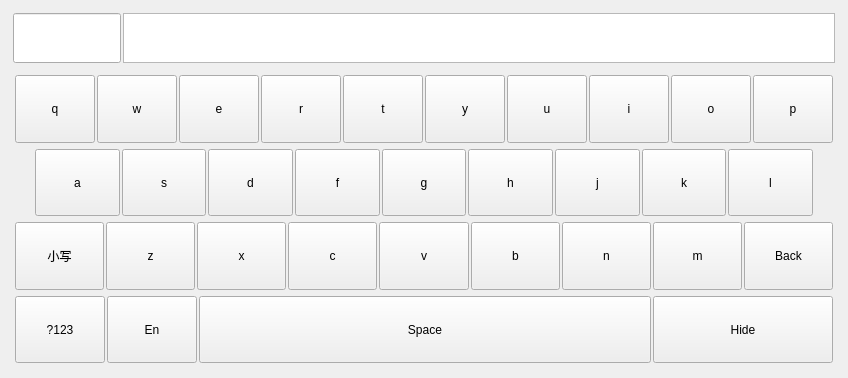
<?xml version="1.0" encoding="UTF-8"?>
<ui version="4.0">
 <class>KeyBoard</class>
 <widget class="QWidget" name="KeyBoard">
  <property name="geometry">
   <rect>
    <x>0</x>
    <y>0</y>
    <width>794</width>
    <height>378</height>
   </rect>
  </property>
  <property name="windowTitle">
   <string>Form</string>
  </property>
  <property name="styleSheet">
   <string notr="true"/>
  </property>
  <layout class="QGridLayout" name="gridLayout">
   <item row="0" column="0">
    <widget class="QWidget" name="widget_chinese" native="true">
     <property name="sizePolicy">
      <sizepolicy hsizetype="Expanding" vsizetype="Fixed">
       <horstretch>0</horstretch>
       <verstretch>0</verstretch>
      </sizepolicy>
     </property>
     <layout class="QHBoxLayout" name="horizontalLayout_5" stretch="1,5">
      <property name="spacing">
       <number>2</number>
      </property>
      <property name="leftMargin">
       <number>2</number>
      </property>
      <property name="topMargin">
       <number>2</number>
      </property>
      <property name="rightMargin">
       <number>2</number>
      </property>
      <property name="bottomMargin">
       <number>2</number>
      </property>
      <item>
       <widget class="QLineEdit" name="lineEdit_textinput">
        <property name="sizePolicy">
         <sizepolicy hsizetype="Fixed" vsizetype="Fixed">
          <horstretch>50</horstretch>
          <verstretch>50</verstretch>
         </sizepolicy>
        </property>
        <property name="maximumSize">
         <size>
          <width>16777215</width>
          <height>50</height>
         </size>
        </property>
        <property name="readOnly">
         <bool>true</bool>
        </property>
       </widget>
      </item>
      <item>
       <widget class="QListWidget" name="listWidget">
        <property name="sizePolicy">
         <sizepolicy hsizetype="Expanding" vsizetype="Fixed">
          <horstretch>0</horstretch>
          <verstretch>50</verstretch>
         </sizepolicy>
        </property>
        <property name="minimumSize">
         <size>
          <width>0</width>
          <height>50</height>
         </size>
        </property>
        <property name="maximumSize">
         <size>
          <width>16777215</width>
          <height>50</height>
         </size>
        </property>
       </widget>
      </item>
     </layout>
    </widget>
   </item>
   <item row="1" column="0">
    <widget class="QWidget" name="widget_5" native="true">
     <property name="styleSheet">
      <string notr="true"/>
     </property>
     <layout class="QVBoxLayout" name="verticalLayout">
      <property name="spacing">
       <number>2</number>
      </property>
      <property name="leftMargin">
       <number>2</number>
      </property>
      <property name="topMargin">
       <number>2</number>
      </property>
      <property name="rightMargin">
       <number>2</number>
      </property>
      <property name="bottomMargin">
       <number>2</number>
      </property>
      <item>
       <widget class="QWidget" name="widget" native="true">
        <layout class="QHBoxLayout" name="horizontalLayout">
         <property name="spacing">
          <number>2</number>
         </property>
         <property name="leftMargin">
          <number>2</number>
         </property>
         <property name="topMargin">
          <number>2</number>
         </property>
         <property name="rightMargin">
          <number>2</number>
         </property>
         <property name="bottomMargin">
          <number>2</number>
         </property>
         <item>
          <widget class="KeyButton" name="pushButton_q">
           <property name="sizePolicy">
            <sizepolicy hsizetype="Preferred" vsizetype="Preferred">
             <horstretch>0</horstretch>
             <verstretch>0</verstretch>
            </sizepolicy>
           </property>
           <property name="text">
            <string>q</string>
           </property>
          </widget>
         </item>
         <item>
          <widget class="KeyButton" name="pushButton_w">
           <property name="sizePolicy">
            <sizepolicy hsizetype="Preferred" vsizetype="Preferred">
             <horstretch>0</horstretch>
             <verstretch>0</verstretch>
            </sizepolicy>
           </property>
           <property name="text">
            <string>w</string>
           </property>
          </widget>
         </item>
         <item>
          <widget class="KeyButton" name="pushButton_e">
           <property name="sizePolicy">
            <sizepolicy hsizetype="Preferred" vsizetype="Preferred">
             <horstretch>0</horstretch>
             <verstretch>0</verstretch>
            </sizepolicy>
           </property>
           <property name="text">
            <string>e</string>
           </property>
          </widget>
         </item>
         <item>
          <widget class="KeyButton" name="pushButton_r">
           <property name="sizePolicy">
            <sizepolicy hsizetype="Preferred" vsizetype="Preferred">
             <horstretch>0</horstretch>
             <verstretch>0</verstretch>
            </sizepolicy>
           </property>
           <property name="text">
            <string>r</string>
           </property>
          </widget>
         </item>
         <item>
          <widget class="KeyButton" name="pushButton_t">
           <property name="sizePolicy">
            <sizepolicy hsizetype="Preferred" vsizetype="Preferred">
             <horstretch>0</horstretch>
             <verstretch>0</verstretch>
            </sizepolicy>
           </property>
           <property name="text">
            <string>t</string>
           </property>
          </widget>
         </item>
         <item>
          <widget class="KeyButton" name="pushButton_y">
           <property name="sizePolicy">
            <sizepolicy hsizetype="Preferred" vsizetype="Preferred">
             <horstretch>0</horstretch>
             <verstretch>0</verstretch>
            </sizepolicy>
           </property>
           <property name="text">
            <string>y</string>
           </property>
          </widget>
         </item>
         <item>
          <widget class="KeyButton" name="pushButton_u">
           <property name="sizePolicy">
            <sizepolicy hsizetype="Preferred" vsizetype="Preferred">
             <horstretch>0</horstretch>
             <verstretch>0</verstretch>
            </sizepolicy>
           </property>
           <property name="text">
            <string>u</string>
           </property>
          </widget>
         </item>
         <item>
          <widget class="KeyButton" name="pushButton_i">
           <property name="sizePolicy">
            <sizepolicy hsizetype="Preferred" vsizetype="Preferred">
             <horstretch>0</horstretch>
             <verstretch>0</verstretch>
            </sizepolicy>
           </property>
           <property name="text">
            <string>i</string>
           </property>
          </widget>
         </item>
         <item>
          <widget class="KeyButton" name="pushButton_o">
           <property name="sizePolicy">
            <sizepolicy hsizetype="Preferred" vsizetype="Preferred">
             <horstretch>0</horstretch>
             <verstretch>0</verstretch>
            </sizepolicy>
           </property>
           <property name="text">
            <string>o</string>
           </property>
          </widget>
         </item>
         <item>
          <widget class="KeyButton" name="pushButton_p">
           <property name="sizePolicy">
            <sizepolicy hsizetype="Preferred" vsizetype="Preferred">
             <horstretch>0</horstretch>
             <verstretch>0</verstretch>
            </sizepolicy>
           </property>
           <property name="text">
            <string>p</string>
           </property>
          </widget>
         </item>
        </layout>
       </widget>
      </item>
      <item>
       <widget class="QWidget" name="widget_2" native="true">
        <layout class="QHBoxLayout" name="horizontalLayout_2">
         <property name="spacing">
          <number>2</number>
         </property>
         <property name="leftMargin">
          <number>2</number>
         </property>
         <property name="topMargin">
          <number>2</number>
         </property>
         <property name="rightMargin">
          <number>2</number>
         </property>
         <property name="bottomMargin">
          <number>2</number>
         </property>
         <item>
          <spacer name="horizontalSpacer">
           <property name="orientation">
            <enum>Qt::Horizontal</enum>
           </property>
           <property name="sizeType">
            <enum>QSizePolicy::Fixed</enum>
           </property>
           <property name="sizeHint" stdset="0">
            <size>
             <width>20</width>
             <height>20</height>
            </size>
           </property>
          </spacer>
         </item>
         <item>
          <widget class="KeyButton" name="pushButton_a">
           <property name="sizePolicy">
            <sizepolicy hsizetype="Preferred" vsizetype="Preferred">
             <horstretch>0</horstretch>
             <verstretch>0</verstretch>
            </sizepolicy>
           </property>
           <property name="text">
            <string>a</string>
           </property>
          </widget>
         </item>
         <item>
          <widget class="KeyButton" name="pushButton_s">
           <property name="sizePolicy">
            <sizepolicy hsizetype="Preferred" vsizetype="Preferred">
             <horstretch>0</horstretch>
             <verstretch>0</verstretch>
            </sizepolicy>
           </property>
           <property name="text">
            <string>s</string>
           </property>
          </widget>
         </item>
         <item>
          <widget class="KeyButton" name="pushButton_d">
           <property name="sizePolicy">
            <sizepolicy hsizetype="Preferred" vsizetype="Preferred">
             <horstretch>0</horstretch>
             <verstretch>0</verstretch>
            </sizepolicy>
           </property>
           <property name="text">
            <string>d</string>
           </property>
          </widget>
         </item>
         <item>
          <widget class="KeyButton" name="pushButton_f">
           <property name="sizePolicy">
            <sizepolicy hsizetype="Preferred" vsizetype="Preferred">
             <horstretch>0</horstretch>
             <verstretch>0</verstretch>
            </sizepolicy>
           </property>
           <property name="text">
            <string>f</string>
           </property>
          </widget>
         </item>
         <item>
          <widget class="KeyButton" name="pushButton_g">
           <property name="sizePolicy">
            <sizepolicy hsizetype="Preferred" vsizetype="Preferred">
             <horstretch>0</horstretch>
             <verstretch>0</verstretch>
            </sizepolicy>
           </property>
           <property name="styleSheet">
            <string notr="true"/>
           </property>
           <property name="text">
            <string>g</string>
           </property>
          </widget>
         </item>
         <item>
          <widget class="KeyButton" name="pushButton_h">
           <property name="sizePolicy">
            <sizepolicy hsizetype="Preferred" vsizetype="Preferred">
             <horstretch>0</horstretch>
             <verstretch>0</verstretch>
            </sizepolicy>
           </property>
           <property name="text">
            <string>h</string>
           </property>
          </widget>
         </item>
         <item>
          <widget class="KeyButton" name="pushButton_j">
           <property name="sizePolicy">
            <sizepolicy hsizetype="Preferred" vsizetype="Preferred">
             <horstretch>0</horstretch>
             <verstretch>0</verstretch>
            </sizepolicy>
           </property>
           <property name="text">
            <string>j</string>
           </property>
          </widget>
         </item>
         <item>
          <widget class="KeyButton" name="pushButton_k">
           <property name="sizePolicy">
            <sizepolicy hsizetype="Preferred" vsizetype="Preferred">
             <horstretch>0</horstretch>
             <verstretch>0</verstretch>
            </sizepolicy>
           </property>
           <property name="text">
            <string>k</string>
           </property>
          </widget>
         </item>
         <item>
          <widget class="KeyButton" name="pushButton_l">
           <property name="sizePolicy">
            <sizepolicy hsizetype="Preferred" vsizetype="Preferred">
             <horstretch>0</horstretch>
             <verstretch>0</verstretch>
            </sizepolicy>
           </property>
           <property name="text">
            <string>l</string>
           </property>
          </widget>
         </item>
         <item>
          <spacer name="horizontalSpacer_2">
           <property name="orientation">
            <enum>Qt::Horizontal</enum>
           </property>
           <property name="sizeType">
            <enum>QSizePolicy::Fixed</enum>
           </property>
           <property name="sizeHint" stdset="0">
            <size>
             <width>20</width>
             <height>20</height>
            </size>
           </property>
          </spacer>
         </item>
        </layout>
       </widget>
      </item>
      <item>
       <widget class="QWidget" name="widget_3" native="true">
        <layout class="QHBoxLayout" name="horizontalLayout_3">
         <property name="spacing">
          <number>2</number>
         </property>
         <property name="leftMargin">
          <number>2</number>
         </property>
         <property name="topMargin">
          <number>2</number>
         </property>
         <property name="rightMargin">
          <number>2</number>
         </property>
         <property name="bottomMargin">
          <number>2</number>
         </property>
         <item>
          <widget class="KeyButton" name="pushButton_shift">
           <property name="sizePolicy">
            <sizepolicy hsizetype="Preferred" vsizetype="Preferred">
             <horstretch>0</horstretch>
             <verstretch>0</verstretch>
            </sizepolicy>
           </property>
           <property name="text">
            <string>小写</string>
           </property>
          </widget>
         </item>
         <item>
          <widget class="KeyButton" name="pushButton_z">
           <property name="sizePolicy">
            <sizepolicy hsizetype="Preferred" vsizetype="Preferred">
             <horstretch>0</horstretch>
             <verstretch>0</verstretch>
            </sizepolicy>
           </property>
           <property name="text">
            <string>z</string>
           </property>
          </widget>
         </item>
         <item>
          <widget class="KeyButton" name="pushButton_x">
           <property name="sizePolicy">
            <sizepolicy hsizetype="Preferred" vsizetype="Preferred">
             <horstretch>0</horstretch>
             <verstretch>0</verstretch>
            </sizepolicy>
           </property>
           <property name="text">
            <string>x</string>
           </property>
          </widget>
         </item>
         <item>
          <widget class="KeyButton" name="pushButton_c">
           <property name="sizePolicy">
            <sizepolicy hsizetype="Preferred" vsizetype="Preferred">
             <horstretch>0</horstretch>
             <verstretch>0</verstretch>
            </sizepolicy>
           </property>
           <property name="text">
            <string>c</string>
           </property>
          </widget>
         </item>
         <item>
          <widget class="KeyButton" name="pushButton_v">
           <property name="sizePolicy">
            <sizepolicy hsizetype="Preferred" vsizetype="Preferred">
             <horstretch>0</horstretch>
             <verstretch>0</verstretch>
            </sizepolicy>
           </property>
           <property name="text">
            <string>v</string>
           </property>
          </widget>
         </item>
         <item>
          <widget class="KeyButton" name="pushButton_b">
           <property name="sizePolicy">
            <sizepolicy hsizetype="Preferred" vsizetype="Preferred">
             <horstretch>0</horstretch>
             <verstretch>0</verstretch>
            </sizepolicy>
           </property>
           <property name="text">
            <string>b</string>
           </property>
          </widget>
         </item>
         <item>
          <widget class="KeyButton" name="pushButton_n">
           <property name="sizePolicy">
            <sizepolicy hsizetype="Preferred" vsizetype="Preferred">
             <horstretch>0</horstretch>
             <verstretch>0</verstretch>
            </sizepolicy>
           </property>
           <property name="text">
            <string>n</string>
           </property>
          </widget>
         </item>
         <item>
          <widget class="KeyButton" name="pushButton_m">
           <property name="sizePolicy">
            <sizepolicy hsizetype="Preferred" vsizetype="Preferred">
             <horstretch>0</horstretch>
             <verstretch>0</verstretch>
            </sizepolicy>
           </property>
           <property name="text">
            <string>m</string>
           </property>
          </widget>
         </item>
         <item>
          <widget class="KeyButton" name="pushButton_back">
           <property name="sizePolicy">
            <sizepolicy hsizetype="Preferred" vsizetype="Preferred">
             <horstretch>0</horstretch>
             <verstretch>0</verstretch>
            </sizepolicy>
           </property>
           <property name="text">
            <string>Back</string>
           </property>
          </widget>
         </item>
        </layout>
       </widget>
      </item>
      <item>
       <widget class="QWidget" name="widget_4" native="true">
        <layout class="QHBoxLayout" name="horizontalLayout_4" stretch="1,1,5,2">
         <property name="spacing">
          <number>2</number>
         </property>
         <property name="leftMargin">
          <number>2</number>
         </property>
         <property name="topMargin">
          <number>2</number>
         </property>
         <property name="rightMargin">
          <number>2</number>
         </property>
         <property name="bottomMargin">
          <number>2</number>
         </property>
         <item>
          <widget class="KeyButton" name="pushButton_123">
           <property name="sizePolicy">
            <sizepolicy hsizetype="Preferred" vsizetype="Preferred">
             <horstretch>0</horstretch>
             <verstretch>0</verstretch>
            </sizepolicy>
           </property>
           <property name="text">
            <string>?123</string>
           </property>
          </widget>
         </item>
         <item>
          <widget class="KeyButton" name="pushButton_en">
           <property name="sizePolicy">
            <sizepolicy hsizetype="Preferred" vsizetype="Preferred">
             <horstretch>0</horstretch>
             <verstretch>0</verstretch>
            </sizepolicy>
           </property>
           <property name="text">
            <string>En</string>
           </property>
          </widget>
         </item>
         <item>
          <widget class="KeyButton" name="pushButton_space">
           <property name="sizePolicy">
            <sizepolicy hsizetype="Preferred" vsizetype="Preferred">
             <horstretch>0</horstretch>
             <verstretch>0</verstretch>
            </sizepolicy>
           </property>
           <property name="text">
            <string>Space</string>
           </property>
          </widget>
         </item>
         <item>
          <widget class="KeyButton" name="pushButton_hide">
           <property name="sizePolicy">
            <sizepolicy hsizetype="Preferred" vsizetype="Preferred">
             <horstretch>0</horstretch>
             <verstretch>0</verstretch>
            </sizepolicy>
           </property>
           <property name="text">
            <string>Hide</string>
           </property>
          </widget>
         </item>
        </layout>
       </widget>
      </item>
     </layout>
    </widget>
   </item>
  </layout>
 </widget>
 <customwidgets>
  <customwidget>
   <class>KeyButton</class>
   <extends>QPushButton</extends>
   <header>keybutton.h</header>
  </customwidget>
 </customwidgets>
 <resources/>
 <connections/>
</ui>
